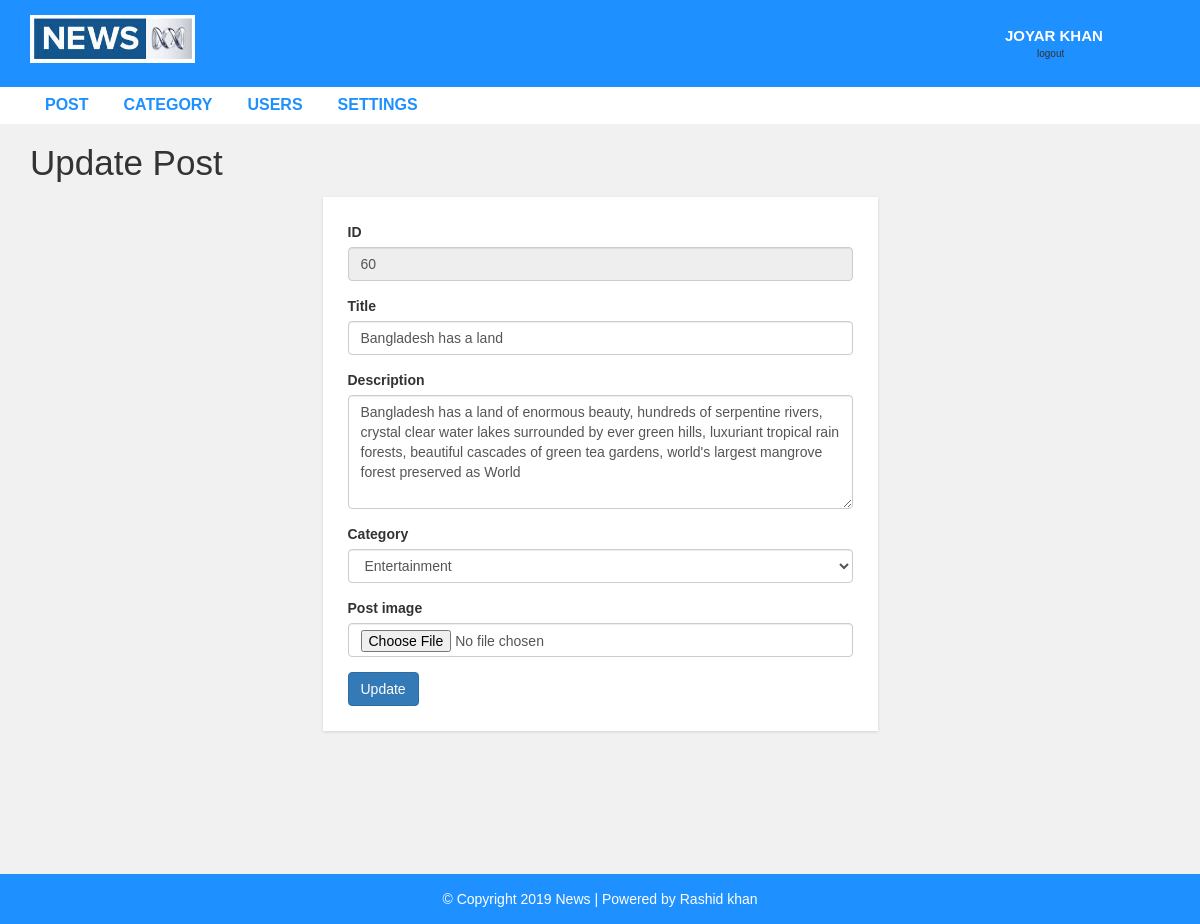
/admin/update-post.php?id=60 (signed in), run on the app's committed database.
### tables this page shows
CREATE TABLE `settings` (
  `id` int(255) NOT NULL,
  `website_name` varchar(255) NOT NULL,
  `logo` varchar(255) NOT NULL,
  `footer_dis` varchar(255) NOT NULL,
  `contacts_link` varchar(255) NOT NULL,
  `contacts_link_name` varchar(255) NOT NULL
);

CREATE TABLE `post` (
  `post_id` int(255) NOT NULL,
  `title` varchar(255) NOT NULL,
  `description` varchar(255) NOT NULL,
  `category` varchar(255) NOT NULL,
  `post_date` varchar(255) NOT NULL,
  `author` varchar(255) NOT NULL,
  `post_img` varchar(255) NOT NULL
);

### admin/update-post.php (the view, shortened to what this page needs)
<?php include "header.php";?>
<?php include "config.php"; ?>
<!DOCTYPE html>
<html lang="en">
<head>
</head>
<body>
<div id="admin-content">
<div class="container">
<div class="row">
	<div class="col-md-12">
		<h1 class="admin-heading">Update Post</h1>
	</div>
	<div class="col-md-offset-3 col-md-6">
		<?php
		$id=$_GET['id'];
		$selecte="SELECT * FROM `post` WHERE `post_id`='$id'";
		$query=mysqli_query($con,$selecte);
		$numrows=mysqli_num_rows($query);
		if($numrows > 0){
			while($datafetch=mysqli_fetch_assoc($query)){
				$post_id=$datafetch['post_id'];
				$title=$datafetch['title'];
				$description=$datafetch['description'];
				$category=$datafetch['category'];
		?>
		<form action="save-update-post.php" method="POST" enctype="multipart/form-data" autocomplete="on">
			<div class="form-group">
					<label for="exampleInputid">ID</label>
					<input disabled  type="number" name=""  class="form-control" value="<?php echo $post_id ?>" placeholder="">
			</div>
			<div class="form-group">
					<label for="exampleInputTile">Title</label>
					<input type="text" name="post_title"  class="form-control" id="exampleInputUsername" value="<?php echo $title ?>">
			</div>
			<div class="form-group">
					<label for="exampleInputPassword1"> Description</label>
					<textarea name="postdesc" class="form-control text-left"  required rows="5"><?php echo $description ?>
					</textarea>
			</div>
			<div class="form-group">
					<label for="exampleInputCategory">Category</label>
					<select  class="form-control" name="category">
						<?php
							$select="SELECT * FROM `category`";
							$query=mysqli_query($con,$select);
							if(mysqli_num_rows($query)){
								while($datafetch=mysqli_fetch_assoc($query)){
								$category_name=$datafetch['category_name'];
								if($category==$category_name){
									$selected='selected';
								}else{
									$selected='';
								}
						?>
					<option <?php echo $selected ?> value="<?php echo $category_name ?>"><?php echo $category_name ?></option>
					<?php
							}
						}
					?>
					</select>
			</div>
			<div class="form-group">
					<label for="">Post image</label>
					<input type="file" name="new_image" class='form-control' required>
			</div>
			<input type="submit" name="update" class="btn btn-primary" value="Update" />
		</form>
		<?php
			}
		}
			?>
	</div>
	</div>
</div>
</div>
</body>
</html>
<?php include "footer.php"; ?>

### admin/header.php (shortened to what this page needs)
<!DOCTYPE html>
<html lang="en">
	<head>
		<link rel="stylesheet" href="../css/bootstrap.min.css" />
		<link rel="stylesheet" href="../css/font-awesome.css">
		<link rel="stylesheet" href="../css/style.css">
	</head>
	<body>
		<div id="header-admin">
			<div class="container">
					<div class="row">
						<div class="col-md-2">
							<?php
								include "config.php";
								$selected="SELECT * FROM `settings`";
								$query=mysqli_query($con,$selected);
								if(mysqli_num_rows($query)){
									while($datafetch=mysqli_fetch_assoc($query)){
										$logo=$datafetch['logo'];
										echo '<a href="post.php"><img class="logo" src="logo/'.$logo.'"></a>';
									}
								}
							?>
						</div>
						<div class="col-md-offset-8  col-md-2">
							<a href="logout.php" style="text-decoration: none;font-size: 15px;cursor: pointer;text-transform: uppercase;" class="admin-logout" ><p>
								<?php if($_SESSION['username']){
									echo $_SESSION['username'];
								}else{
									echo '<h3 class ="alert alert-danger"></h3>';
								} ?>
							</p>   </a>
							<p style="margin-top: -19px;padding-left:32px;font-size: 10px;">logout</p>
						</div>
					</div>
			</div>
		</div>
		<div id="admin-menubar">
			<div class="container">
					<div class="row">
						<div class="col-md-12">
							<ul class="admin-menu">
									<li>
										<a href="post.php">Post</a>
									</li>
									<?php
										if($_SESSION['role']=='Admin'){
									?>
									<li>
										<a href="category.php">Category</a>
									</li>
									<li>
										<a href="users.php">Users</a>
									</li>
									<li>
										<a href="settings.php">Settings</a>
									</li>
									<?php
								}
								?>
							</ul>
						</div>
					</div>
			</div>
		</div>
</body>
</html>

### admin/footer.php
<div id ="footer">
    <div class="container">
        <div class="row">
            <div class="col-md-12">
                    <?php
                        include "config.php";
                        $selected="SELECT * FROM `settings`";
                        $query=mysqli_query($con,$selected);
                        if(mysqli_num_rows($query)){
                            while($datafetch=mysqli_fetch_assoc($query)){
                                $footer_dis=$datafetch['footer_dis'];
                                $contacts_link=$datafetch['contacts_link'];
                                $contacts_link_name=$datafetch['contacts_link_name'];
                    ?>
                <span>&copy; <?php echo  $footer_dis ?><a target="_blank" href="<?php echo  $contacts_link ?>"> <?php echo  $contacts_link_name ?></a></span>
                <?php
                            }
                        }
                ?>
            </div>
        </div>
    </div>
</div>
</body>
</html>

### css/style.css (style rules this page uses)
body { background: #f1f1f1; font-family: sans-serif,arial,Helvetica; }
a, a:hover, a:focus { text-decoration: none; outline: none; }
ul { margin:0; padding:0; list-style:none; }
img.logo { width: 100%; height: auto; display: block; }
#header-admin { background-color: #1E90FF; padding: 15px 0; }
#header-admin .admin-logout { margin: 10px 0; color: #fff; font-size: 18px; font-weight: 600; text-transform: uppercase; display: inline-block; }
#admin-menubar { background-color: #fff; }
#admin-menubar .admin-menu { font-size: 0; }
#admin-menubar .admin-menu li { display: inline-block; margin: 0 5px 0 0; }
#admin-menubar .admin-menu li a { color: #1E90FF; font-size: 16px; font-weight: 600; text-transform: uppercase; padding: 7px 15px; display: block; transition: all 0.3s; }
#admin-content { padding: 20px 0; min-height: 750px; }
#admin-content .admin-heading { font-size: 35px; margin: 0 0 15px; }
form { background: #fff; padding: 25px; box-shadow:0 1px 3px rgba(0, 0, 0, 0.13); }
#footer { color: #fff; padding:15px 0; text-align:center; background-color:#1e90ff; }
#footer a { color:#fff; }

### data on the page
settings: logo (picture), footer_dis "Copyright 2019 News | Powered by", contacts_link_name "Rashid khan"
post: post_id "60", post_title "Bangladesh has a land", postdesc "Bangladesh has a land of enormous beauty, hundreds of serpentine rivers, crystal clear water lakes surrounded by ever green hills, luxuriant tropical rain forests, beautiful cascades of green tea gardens, world's largest mangrove forest preserved as World"

### other printed values
$_SESSION['username'] "JOYAR KHAN"
form field category "Entertainment"
